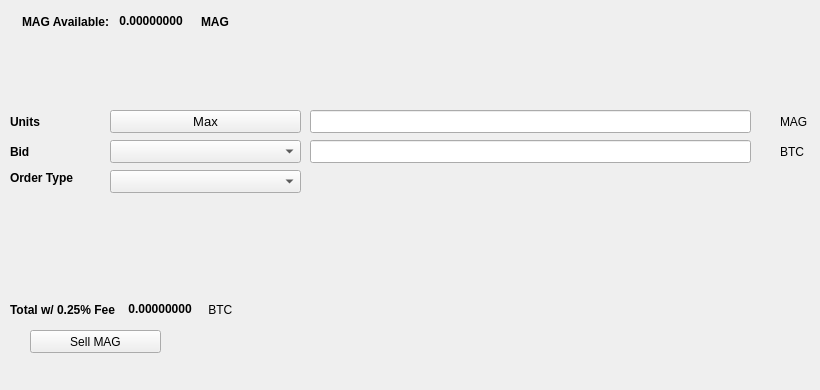
   <widget class="QWidget" name="SellTab">
    <attribute name="title">
     <string>Sell</string>
    </attribute>
    <widget class="QLabel" name="label_16">
     <property name="geometry">
      <rect>
       <x>780</x>
       <y>140</y>
       <width>31</width>
       <height>23</height>
      </rect>
     </property>
     <property name="text">
      <string>BTC</string>
     </property>
    </widget>
    <widget class="QComboBox" name="SellBidcomboBox">
     <property name="geometry">
      <rect>
       <x>110</x>
       <y>140</y>
       <width>191</width>
       <height>23</height>
      </rect>
     </property>
     <property name="font">
      <font>
       <pointsize>10</pointsize>
      </font>
     </property>
    </widget>
    <widget class="QLabel" name="label_18">
     <property name="geometry">
      <rect>
       <x>10</x>
       <y>110</y>
       <width>46</width>
       <height>23</height>
      </rect>
     </property>
     <property name="font">
      <font>
       <weight>75</weight>
       <bold>true</bold>
      </font>
     </property>
     <property name="text">
      <string>Units</string>
     </property>
    </widget>
    <widget class="QPushButton" name="Sell_Max_Amount">
     <property name="geometry">
      <rect>
       <x>110</x>
       <y>110</y>
       <width>191</width>
       <height>23</height>
      </rect>
     </property>
     <property name="font">
      <font>
       <pointsize>10</pointsize>
      </font>
     </property>
     <property name="text">
      <string>Max</string>
     </property>
    </widget>
    <widget class="QLabel" name="label_20">
     <property name="geometry">
      <rect>
       <x>10</x>
       <y>170</y>
       <width>91</width>
       <height>16</height>
      </rect>
     </property>
     <property name="font">
      <font>
       <weight>75</weight>
       <bold>true</bold>
      </font>
     </property>
     <property name="text">
      <string>Order Type</string>
     </property>
    </widget>
    <widget class="QComboBox" name="SellOrdertypeCombo">
     <property name="geometry">
      <rect>
       <x>110</x>
       <y>170</y>
       <width>191</width>
       <height>23</height>
      </rect>
     </property>
     <property name="font">
      <font>
       <pointsize>10</pointsize>
      </font>
     </property>
    </widget>
    <widget class="QLabel" name="label_21">
     <property name="geometry">
      <rect>
       <x>10</x>
       <y>140</y>
       <width>46</width>
       <height>23</height>
      </rect>
     </property>
     <property name="font">
      <font>
       <weight>75</weight>
       <bold>true</bold>
      </font>
     </property>
     <property name="text">
      <string>Bid</string>
     </property>
    </widget>
    <widget class="QLabel" name="label_22">
     <property name="geometry">
      <rect>
       <x>780</x>
       <y>110</y>
       <width>31</width>
       <height>23</height>
      </rect>
     </property>
     <property name="text">
      <string>MAG</string>
     </property>
    </widget>
    <widget class="QLineEdit" name="UnitsInputMAG">
     <property name="geometry">
      <rect>
       <x>310</x>
       <y>110</y>
       <width>441</width>
       <height>23</height>
      </rect>
     </property>
     <property name="font">
      <font>
       <pointsize>9</pointsize>
       <weight>75</weight>
       <bold>true</bold>
      </font>
     </property>
    </widget>
    <widget class="QLineEdit" name="SellBidPriceEdit">
     <property name="geometry">
      <rect>
       <x>310</x>
       <y>140</y>
       <width>441</width>
       <height>23</height>
      </rect>
     </property>
     <property name="font">
      <font>
       <pointsize>9</pointsize>
       <weight>75</weight>
       <bold>true</bold>
      </font>
     </property>
    </widget>
    <widget class="QPushButton" name="SellMAGBTN">
     <property name="geometry">
      <rect>
       <x>30</x>
       <y>330</y>
       <width>131</width>
       <height>23</height>
      </rect>
     </property>
     <property name="text">
      <string>Sell MAG</string>
     </property>
     <property name="icon">
      <iconset resource="../mag">
       <normaloff>:/icons/bitcoin</normaloff>:/icons/bitcoin</iconset>
     </property>
    </widget>
    <widget class="QWidget" name="layoutWidget3">
     <property name="geometry">
      <rect>
       <x>22</x>
       <y>12</y>
       <width>258</width>
       <height>19</height>
      </rect>
     </property>
     <layout class="QHBoxLayout" name="horizontalLayout">
      <item>
       <widget class="QLabel" name="label232_2">
        <property name="font">
         <font>
          <weight>75</weight>
          <bold>true</bold>
         </font>
        </property>
        <property name="text">
         <string>MAG Available:</string>
        </property>
       </widget>
      </item>
      <item>
       <widget class="QLabel" name="MAGAvailableLabel">
        <property name="palette">
         <palette>
          <active>
           <colorrole role="WindowText">
            <brush brushstyle="SolidPattern">
             <color alpha="255">
              <red>0</red>
              <green>0</green>
              <blue>0</blue>
             </color>
            </brush>
           </colorrole>
           <colorrole role="Button">
            <brush brushstyle="SolidPattern">
             <color alpha="255">
              <red>0</red>
              <green>170</green>
              <blue>0</blue>
             </color>
            </brush>
           </colorrole>
           <colorrole role="Light">
            <brush brushstyle="SolidPattern">
             <color alpha="255">
              <red>0</red>
              <green>255</green>
              <blue>0</blue>
             </color>
            </brush>
           </colorrole>
           <colorrole role="Midlight">
            <brush brushstyle="SolidPattern">
             <color alpha="255">
              <red>0</red>
              <green>212</green>
              <blue>0</blue>
             </color>
            </brush>
           </colorrole>
           <colorrole role="Dark">
            <brush brushstyle="SolidPattern">
             <color alpha="255">
              <red>0</red>
              <green>85</green>
              <blue>0</blue>
             </color>
            </brush>
           </colorrole>
           <colorrole role="Mid">
            <brush brushstyle="SolidPattern">
             <color alpha="255">
              <red>0</red>
              <green>113</green>
              <blue>0</blue>
             </color>
            </brush>
           </colorrole>
           <colorrole role="Text">
            <brush brushstyle="SolidPattern">
             <color alpha="255">
              <red>0</red>
              <green>170</green>
              <blue>0</blue>
             </color>
            </brush>
           </colorrole>
           <colorrole role="BrightText">
            <brush brushstyle="SolidPattern">
             <color alpha="255">
              <red>255</red>
              <green>255</green>
              <blue>255</blue>
             </color>
            </brush>
           </colorrole>
           <colorrole role="ButtonText">
            <brush brushstyle="SolidPattern">
             <color alpha="255">
              <red>0</red>
              <green>0</green>
              <blue>0</blue>
             </color>
            </brush>
           </colorrole>
           <colorrole role="Base">
            <brush brushstyle="SolidPattern">
             <color alpha="255">
              <red>255</red>
              <green>255</green>
              <blue>255</blue>
             </color>
            </brush>
           </colorrole>
           <colorrole role="Window">
            <brush brushstyle="SolidPattern">
             <color alpha="255">
              <red>0</red>
              <green>170</green>
              <blue>0</blue>
             </color>
            </brush>
           </colorrole>
           <colorrole role="Shadow">
            <brush brushstyle="SolidPattern">
             <color alpha="255">
              <red>0</red>
              <green>0</green>
              <blue>0</blue>
             </color>
            </brush>
           </colorrole>
           <colorrole role="AlternateBase">
            <brush brushstyle="SolidPattern">
             <color alpha="255">
              <red>127</red>
              <green>212</green>
              <blue>127</blue>
             </color>
            </brush>
           </colorrole>
           <colorrole role="ToolTipBase">
            <brush brushstyle="SolidPattern">
             <color alpha="255">
              <red>255</red>
              <green>255</green>
              <blue>220</blue>
             </color>
            </brush>
           </colorrole>
           <colorrole role="ToolTipText">
            <brush brushstyle="SolidPattern">
             <color alpha="255">
              <red>0</red>
              <green>0</green>
              <blue>0</blue>
             </color>
            </brush>
           </colorrole>
          </active>
          <inactive>
           <colorrole role="WindowText">
            <brush brushstyle="SolidPattern">
             <color alpha="255">
              <red>0</red>
              <green>0</green>
              <blue>0</blue>
             </color>
            </brush>
           </colorrole>
           <colorrole role="Button">
            <brush brushstyle="SolidPattern">
             <color alpha="255">
              <red>0</red>
              <green>170</green>
              <blue>0</blue>
             </color>
            </brush>
           </colorrole>
           <colorrole role="Light">
            <brush brushstyle="SolidPattern">
             <color alpha="255">
              <red>0</red>
              <green>255</green>
              <blue>0</blue>
             </color>
            </brush>
           </colorrole>
           <colorrole role="Midlight">
            <brush brushstyle="SolidPattern">
             <color alpha="255">
              <red>0</red>
              <green>212</green>
              <blue>0</blue>
             </color>
            </brush>
           </colorrole>
           <colorrole role="Dark">
            <brush brushstyle="SolidPattern">
             <color alpha="255">
              <red>0</red>
              <green>85</green>
              <blue>0</blue>
             </color>
            </brush>
           </colorrole>
           <colorrole role="Mid">
            <brush brushstyle="SolidPattern">
             <color alpha="255">
              <red>0</red>
              <green>113</green>
              <blue>0</blue>
             </color>
            </brush>
           </colorrole>
           <colorrole role="Text">
            <brush brushstyle="SolidPattern">
             <color alpha="255">
              <red>0</red>
              <green>170</green>
              <blue>0</blue>
             </color>
            </brush>
           </colorrole>
           <colorrole role="BrightText">
            <brush brushstyle="SolidPattern">
             <color alpha="255">
              <red>255</red>
              <green>255</green>
              <blue>255</blue>
             </color>
            </brush>
           </colorrole>
           <colorrole role="ButtonText">
            <brush brushstyle="SolidPattern">
             <color alpha="255">
              <red>0</red>
              <green>0</green>
              <blue>0</blue>
             </color>
            </brush>
           </colorrole>
           <colorrole role="Base">
            <brush brushstyle="SolidPattern">
             <color alpha="255">
              <red>255</red>
              <green>255</green>
              <blue>255</blue>
             </color>
            </brush>
           </colorrole>
           <colorrole role="Window">
            <brush brushstyle="SolidPattern">
             <color alpha="255">
              <red>0</red>
              <green>170</green>
              <blue>0</blue>
             </color>
            </brush>
           </colorrole>
           <colorrole role="Shadow">
            <brush brushstyle="SolidPattern">
             <color alpha="255">
              <red>0</red>
              <green>0</green>
              <blue>0</blue>
             </color>
            </brush>
           </colorrole>
           <colorrole role="AlternateBase">
            <brush brushstyle="SolidPattern">
             <color alpha="255">
              <red>127</red>
              <green>212</green>
              <blue>127</blue>
             </color>
            </brush>
           </colorrole>
           <colorrole role="ToolTipBase">
            <brush brushstyle="SolidPattern">
             <color alpha="255">
              <red>255</red>
              <green>255</green>
              <blue>220</blue>
             </color>
            </brush>
           </colorrole>
           <colorrole role="ToolTipText">
            <brush brushstyle="SolidPattern">
             <color alpha="255">
              <red>0</red>
              <green>0</green>
              <blue>0</blue>
             </color>
            </brush>
           </colorrole>
          </inactive>
          <disabled>
           <colorrole role="WindowText">
            <brush brushstyle="SolidPattern">
             <color alpha="255">
              <red>0</red>
              <green>85</green>
              <blue>0</blue>
             </color>
            </brush>
           </colorrole>
           <colorrole role="Button">
            <brush brushstyle="SolidPattern">
             <color alpha="255">
              <red>0</red>
              <green>170</green>
              <blue>0</blue>
             </color>
            </brush>
           </colorrole>
           <colorrole role="Light">
            <brush brushstyle="SolidPattern">
             <color alpha="255">
              <red>0</red>
              <green>255</green>
              <blue>0</blue>
             </color>
            </brush>
           </colorrole>
           <colorrole role="Midlight">
            <brush brushstyle="SolidPattern">
             <color alpha="255">
              <red>0</red>
              <green>212</green>
              <blue>0</blue>
             </color>
            </brush>
           </colorrole>
           <colorrole role="Dark">
            <brush brushstyle="SolidPattern">
             <color alpha="255">
              <red>0</red>
              <green>85</green>
              <blue>0</blue>
             </color>
            </brush>
           </colorrole>
           <colorrole role="Mid">
            <brush brushstyle="SolidPattern">
             <color alpha="255">
              <red>0</red>
              <green>113</green>
              <blue>0</blue>
             </color>
            </brush>
           </colorrole>
           <colorrole role="Text">
            <brush brushstyle="SolidPattern">
             <color alpha="255">
              <red>0</red>
              <green>85</green>
              <blue>0</blue>
             </color>
            </brush>
           </colorrole>
           <colorrole role="BrightText">
            <brush brushstyle="SolidPattern">
             <color alpha="255">
              <red>255</red>
              <green>255</green>
              <blue>255</blue>
             </color>
            </brush>
           </colorrole>
           <colorrole role="ButtonText">
            <brush brushstyle="SolidPattern">
             <color alpha="255">
              <red>0</red>
              <green>85</green>
              <blue>0</blue>
             </color>
            </brush>
           </colorrole>
           <colorrole role="Base">
            <brush brushstyle="SolidPattern">
             <color alpha="255">
              <red>0</red>
              <green>170</green>
              <blue>0</blue>
             </color>
            </brush>
           </colorrole>
           <colorrole role="Window">
            <brush brushstyle="SolidPattern">
             <color alpha="255">
              <red>0</red>
              <green>170</green>
              <blue>0</blue>
             </color>
            </brush>
           </colorrole>
           <colorrole role="Shadow">
            <brush brushstyle="SolidPattern">
             <color alpha="255">
              <red>0</red>
              <green>0</green>
              <blue>0</blue>
             </color>
            </brush>
           </colorrole>
           <colorrole role="AlternateBase">
            <brush brushstyle="SolidPattern">
             <color alpha="255">
              <red>0</red>
              <green>170</green>
              <blue>0</blue>
             </color>
            </brush>
           </colorrole>
           <colorrole role="ToolTipBase">
            <brush brushstyle="SolidPattern">
             <color alpha="255">
              <red>255</red>
              <green>255</green>
              <blue>220</blue>
             </color>
            </brush>
           </colorrole>
           <colorrole role="ToolTipText">
            <brush brushstyle="SolidPattern">
             <color alpha="255">
              <red>0</red>
              <green>0</green>
              <blue>0</blue>
             </color>
            </brush>
           </colorrole>
          </disabled>
         </palette>
        </property>
        <property name="font">
         <font>
          <weight>75</weight>
          <bold>true</bold>
         </font>
        </property>
        <property name="text">
         <string> 0.00000000 </string>
        </property>
        <property name="textInteractionFlags">
         <set>Qt::LinksAccessibleByMouse|Qt::TextSelectableByKeyboard|Qt::TextSelectableByMouse</set>
        </property>
       </widget>
      </item>
      <item>
       <widget class="QLabel" name="labelMAG">
        <property name="font">
         <font>
          <weight>75</weight>
          <bold>true</bold>
         </font>
        </property>
        <property name="text">
         <string>MAG</string>
        </property>
       </widget>
      </item>
     </layout>
    </widget>
    <widget class="QWidget" name="layoutWidget">
     <property name="geometry">
      <rect>
       <x>10</x>
       <y>300</y>
       <width>268</width>
       <height>19</height>
      </rect>
     </property>
     <layout class="QHBoxLayout" name="horizontalLayout_2">
      <item>
       <widget class="QLabel" name="label_19">
        <property name="font">
         <font>
          <weight>75</weight>
          <bold>true</bold>
         </font>
        </property>
        <property name="text">
         <string>Total w/ 0.25% Fee </string>
        </property>
       </widget>
      </item>
      <item>
       <widget class="QLabel" name="SellCostLabel">
        <property name="palette">
         <palette>
          <active>
           <colorrole role="WindowText">
            <brush brushstyle="SolidPattern">
             <color alpha="255">
              <red>0</red>
              <green>0</green>
              <blue>0</blue>
             </color>
            </brush>
           </colorrole>
           <colorrole role="Button">
            <brush brushstyle="SolidPattern">
             <color alpha="255">
              <red>0</red>
              <green>170</green>
              <blue>0</blue>
             </color>
            </brush>
           </colorrole>
           <colorrole role="Light">
            <brush brushstyle="SolidPattern">
             <color alpha="255">
              <red>0</red>
              <green>255</green>
              <blue>0</blue>
             </color>
            </brush>
           </colorrole>
           <colorrole role="Midlight">
            <brush brushstyle="SolidPattern">
             <color alpha="255">
              <red>0</red>
              <green>212</green>
              <blue>0</blue>
             </color>
            </brush>
           </colorrole>
           <colorrole role="Dark">
            <brush brushstyle="SolidPattern">
             <color alpha="255">
              <red>0</red>
              <green>85</green>
              <blue>0</blue>
             </color>
            </brush>
           </colorrole>
           <colorrole role="Mid">
            <brush brushstyle="SolidPattern">
             <color alpha="255">
              <red>0</red>
              <green>113</green>
              <blue>0</blue>
             </color>
            </brush>
           </colorrole>
           <colorrole role="Text">
            <brush brushstyle="SolidPattern">
             <color alpha="255">
              <red>0</red>
              <green>170</green>
              <blue>0</blue>
             </color>
            </brush>
           </colorrole>
           <colorrole role="BrightText">
            <brush brushstyle="SolidPattern">
             <color alpha="255">
              <red>255</red>
              <green>255</green>
              <blue>255</blue>
             </color>
            </brush>
           </colorrole>
           <colorrole role="ButtonText">
            <brush brushstyle="SolidPattern">
             <color alpha="255">
              <red>0</red>
              <green>0</green>
              <blue>0</blue>
             </color>
            </brush>
           </colorrole>
           <colorrole role="Base">
            <brush brushstyle="SolidPattern">
             <color alpha="255">
              <red>255</red>
              <green>255</green>
              <blue>255</blue>
             </color>
            </brush>
           </colorrole>
           <colorrole role="Window">
            <brush brushstyle="SolidPattern">
             <color alpha="255">
              <red>0</red>
              <green>170</green>
              <blue>0</blue>
             </color>
            </brush>
           </colorrole>
           <colorrole role="Shadow">
            <brush brushstyle="SolidPattern">
             <color alpha="255">
              <red>0</red>
              <green>0</green>
              <blue>0</blue>
             </color>
            </brush>
           </colorrole>
           <colorrole role="AlternateBase">
            <brush brushstyle="SolidPattern">
             <color alpha="255">
              <red>127</red>
              <green>212</green>
              <blue>127</blue>
             </color>
            </brush>
           </colorrole>
           <colorrole role="ToolTipBase">
            <brush brushstyle="SolidPattern">
             <color alpha="255">
              <red>255</red>
              <green>255</green>
              <blue>220</blue>
             </color>
            </brush>
           </colorrole>
           <colorrole role="ToolTipText">
            <brush brushstyle="SolidPattern">
             <color alpha="255">
              <red>0</red>
              <green>0</green>
              <blue>0</blue>
             </color>
            </brush>
           </colorrole>
          </active>
          <inactive>
           <colorrole role="WindowText">
            <brush brushstyle="SolidPattern">
             <color alpha="255">
              <red>0</red>
              <green>0</green>
              <blue>0</blue>
             </color>
            </brush>
           </colorrole>
           <colorrole role="Button">
            <brush brushstyle="SolidPattern">
             <color alpha="255">
              <red>0</red>
              <green>170</green>
              <blue>0</blue>
             </color>
            </brush>
           </colorrole>
           <colorrole role="Light">
            <brush brushstyle="SolidPattern">
             <color alpha="255">
              <red>0</red>
              <green>255</green>
              <blue>0</blue>
             </color>
            </brush>
           </colorrole>
           <colorrole role="Midlight">
            <brush brushstyle="SolidPattern">
             <color alpha="255">
              <red>0</red>
              <green>212</green>
              <blue>0</blue>
             </color>
            </brush>
           </colorrole>
           <colorrole role="Dark">
            <brush brushstyle="SolidPattern">
             <color alpha="255">
              <red>0</red>
              <green>85</green>
              <blue>0</blue>
             </color>
            </brush>
           </colorrole>
           <colorrole role="Mid">
            <brush brushstyle="SolidPattern">
             <color alpha="255">
              <red>0</red>
              <green>113</green>
              <blue>0</blue>
             </color>
            </brush>
           </colorrole>
           <colorrole role="Text">
            <brush brushstyle="SolidPattern">
             <color alpha="255">
              <red>0</red>
              <green>170</green>
              <blue>0</blue>
             </color>
            </brush>
           </colorrole>
           <colorrole role="BrightText">
            <brush brushstyle="SolidPattern">
             <color alpha="255">
              <red>255</red>
              <green>255</green>
              <blue>255</blue>
             </color>
            </brush>
           </colorrole>
           <colorrole role="ButtonText">
            <brush brushstyle="SolidPattern">
             <color alpha="255">
              <red>0</red>
              <green>0</green>
              <blue>0</blue>
             </color>
            </brush>
           </colorrole>
           <colorrole role="Base">
            <brush brushstyle="SolidPattern">
             <color alpha="255">
              <red>255</red>
              <green>255</green>
              <blue>255</blue>
             </color>
            </brush>
           </colorrole>
           <colorrole role="Window">
            <brush brushstyle="SolidPattern">
             <color alpha="255">
              <red>0</red>
              <green>170</green>
              <blue>0</blue>
             </color>
            </brush>
           </colorrole>
           <colorrole role="Shadow">
            <brush brushstyle="SolidPattern">
             <color alpha="255">
              <red>0</red>
              <green>0</green>
              <blue>0</blue>
             </color>
            </brush>
           </colorrole>
           <colorrole role="AlternateBase">
            <brush brushstyle="SolidPattern">
             <color alpha="255">
              <red>127</red>
              <green>212</green>
              <blue>127</blue>
             </color>
            </brush>
           </colorrole>
           <colorrole role="ToolTipBase">
            <brush brushstyle="SolidPattern">
             <color alpha="255">
              <red>255</red>
              <green>255</green>
              <blue>220</blue>
             </color>
            </brush>
           </colorrole>
           <colorrole role="ToolTipText">
            <brush brushstyle="SolidPattern">
             <color alpha="255">
              <red>0</red>
              <green>0</green>
              <blue>0</blue>
             </color>
            </brush>
           </colorrole>
          </inactive>
          <disabled>
           <colorrole role="WindowText">
            <brush brushstyle="SolidPattern">
             <color alpha="255">
              <red>0</red>
              <green>85</green>
              <blue>0</blue>
             </color>
            </brush>
           </colorrole>
           <colorrole role="Button">
            <brush brushstyle="SolidPattern">
             <color alpha="255">
              <red>0</red>
              <green>170</green>
              <blue>0</blue>
             </color>
            </brush>
           </colorrole>
           <colorrole role="Light">
            <brush brushstyle="SolidPattern">
             <color alpha="255">
              <red>0</red>
              <green>255</green>
              <blue>0</blue>
             </color>
            </brush>
           </colorrole>
           <colorrole role="Midlight">
            <brush brushstyle="SolidPattern">
             <color alpha="255">
              <red>0</red>
              <green>212</green>
              <blue>0</blue>
             </color>
            </brush>
           </colorrole>
           <colorrole role="Dark">
            <brush brushstyle="SolidPattern">
             <color alpha="255">
              <red>0</red>
              <green>85</green>
              <blue>0</blue>
             </color>
            </brush>
           </colorrole>
           <colorrole role="Mid">
            <brush brushstyle="SolidPattern">
             <color alpha="255">
              <red>0</red>
              <green>113</green>
              <blue>0</blue>
             </color>
            </brush>
           </colorrole>
           <colorrole role="Text">
            <brush brushstyle="SolidPattern">
             <color alpha="255">
              <red>0</red>
              <green>85</green>
              <blue>0</blue>
             </color>
            </brush>
           </colorrole>
           <colorrole role="BrightText">
            <brush brushstyle="SolidPattern">
             <color alpha="255">
              <red>255</red>
              <green>255</green>
              <blue>255</blue>
             </color>
            </brush>
           </colorrole>
           <colorrole role="ButtonText">
            <brush brushstyle="SolidPattern">
             <color alpha="255">
              <red>0</red>
              <green>85</green>
              <blue>0</blue>
             </color>
            </brush>
           </colorrole>
           <colorrole role="Base">
            <brush brushstyle="SolidPattern">
             <color alpha="255">
              <red>0</red>
              <green>170</green>
              <blue>0</blue>
             </color>
            </brush>
           </colorrole>
           <colorrole role="Window">
            <brush brushstyle="SolidPattern">
             <color alpha="255">
              <red>0</red>
              <green>170</green>
              <blue>0</blue>
             </color>
            </brush>
           </colorrole>
           <colorrole role="Shadow">
            <brush brushstyle="SolidPattern">
             <color alpha="255">
              <red>0</red>
              <green>0</green>
              <blue>0</blue>
             </color>
            </brush>
           </colorrole>
           <colorrole role="AlternateBase">
            <brush brushstyle="SolidPattern">
             <color alpha="255">
              <red>0</red>
              <green>170</green>
              <blue>0</blue>
             </color>
            </brush>
           </colorrole>
           <colorrole role="ToolTipBase">
            <brush brushstyle="SolidPattern">
             <color alpha="255">
              <red>255</red>
              <green>255</green>
              <blue>220</blue>
             </color>
            </brush>
           </colorrole>
           <colorrole role="ToolTipText">
            <brush brushstyle="SolidPattern">
             <color alpha="255">
              <red>0</red>
              <green>0</green>
              <blue>0</blue>
             </color>
            </brush>
           </colorrole>
          </disabled>
         </palette>
        </property>
        <property name="font">
         <font>
          <weight>75</weight>
          <bold>true</bold>
         </font>
        </property>
        <property name="autoFillBackground">
         <bool>false</bool>
        </property>
        <property name="text">
         <string> 0.00000000</string>
        </property>
        <property name="textInteractionFlags">
         <set>Qt::LinksAccessibleByMouse|Qt::TextSelectableByMouse</set>
        </property>
       </widget>
      </item>
      <item>
       <widget class="QLabel" name="label_17">
        <property name="font">
         <font>
          <weight>50</weight>
          <bold>false</bold>
         </font>
        </property>
        <property name="text">
         <string> BTC</string>
        </property>
       </widget>
      </item>
     </layout>
    </widget>
    <widget class="QLabel" name="label_23">
     <property name="geometry">
      <rect>
       <x>460</x>
       <y>300</y>
       <width>281</width>
       <height>81</height>
      </rect>
     </property>
     <property name="text">
      <string/>
     </property>
     <property name="pixmap">
      <pixmap>:/images/bittrex</pixmap>
     </property>
    </widget>
   </widget>
